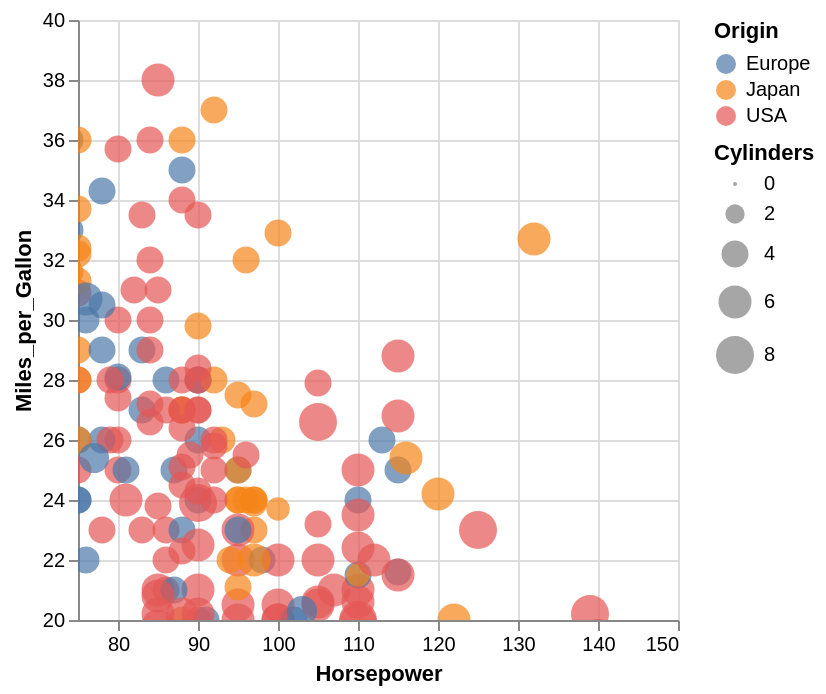

Here is the Vega-Lite specification saved for this chart:
### Vega-Lite specification from a JSON file in a GitHub repository (floating-point values rounded to 4 significant figures; data arrays with more than 128 entries replaced by an {"elided": "..."} marker saying what was removed)
{"$schema": "https://vega.github.io/schema/vega-lite/v4.json", "data": {"values": {"elided": "406 records"}}, "selection": {"brush": {"type": "interval"}}, "mark": {"type": "circle", "clip": true}, "encoding": {"x": {"field": "Horsepower", "type": "quantitative", "scale": {"domain": [75, 150]}}, "y": {"field": "Miles_per_Gallon", "type": "quantitative", "scale": {"domain": [20, 40]}}, "size": {"field": "Cylinders", "type": "quantitative"}, "color": {"condition": {"selection": "brush", "field": "Origin", "type": "nominal"}, "value": "grey"}}}
